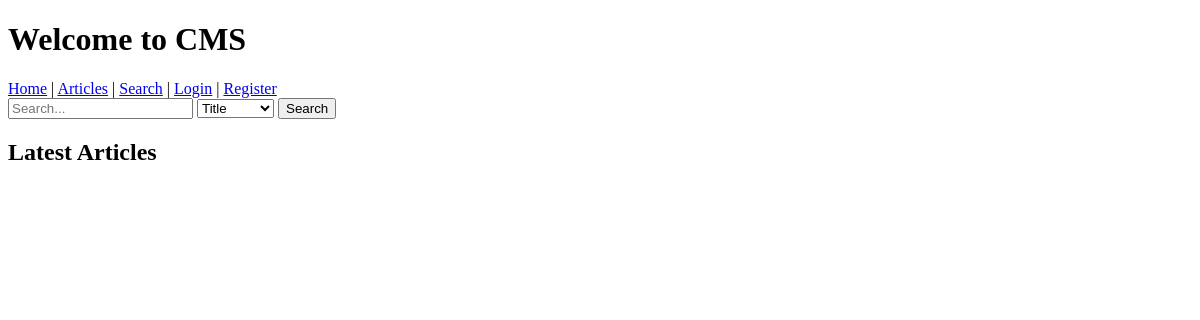
/cmsapp/, run on an earlier commit of the app's database.
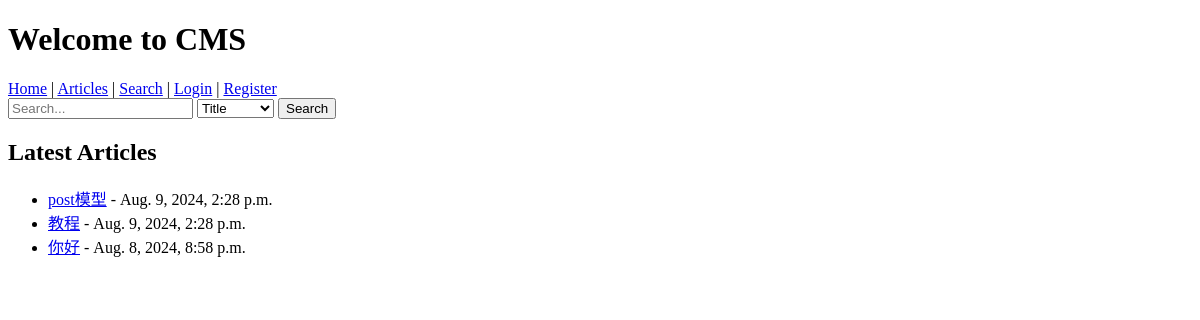
And on a later commit of the database.
### cmsapp/models.py (models this page shows, shortened)
class Item(models.Model):
    title = models.CharField(max_length=200)
    content = models.TextField()
    category = models.ForeignKey(Category, on_delete=models.CASCADE)
    pub_date = models.DateTimeField(auto_now_add=True)

### cmsapp/views.py (the view)
# urls.py: path('', views.index, name='index'),
def index(request):
    items = Item.objects.all().order_by('-pub_date')
    paginator = Paginator(items, 5)  # Show 5 items per page.
    page_number = request.GET.get('page')
    page_obj = paginator.get_page(page_number)
    context = {
        'items': page_obj,
        'is_paginated': page_obj.has_other_pages(),
        'page_obj': page_obj,
    }
    return render(request, 'cms/index.html', context)

### cmsapp/templates/cms/index.html (shortened to what this page needs)
<!DOCTYPE html>
<html>
<head>
</head>
<body>
    <h1>Welcome to CMS</h1>
    <nav>
        <a href="{% url 'index' %}">Home</a> |
        <a href="{% url 'item_list' %}">Articles</a> |
        <a href="{% url 'search' %}">Search</a> |
        {% if user.is_authenticated %}
            <a href="{% url 'logout' %}">Logout</a> |
            <a href="{% url 'item_create' %}">New Article</a>
        {% else %}
            <a href="{% url 'login' %}">Login</a> |
            <a href="{% url 'register' %}">Register</a>
        {% endif %}
    </nav>
    <form method="get" action="{% url 'search' %}">
        <input type="text" name="q" placeholder="Search...">
        <select name="filter_by">
            <option value="title">Title</option>
        </select>
        <button type="submit">Search</button>
    </form>
    <h2>Latest Articles</h2>
    <ul>
        {% for item in items %}
            <li><a href="{% url 'item_detail' item.id %}">{{ item.title }}</a> - {{ item.pub_date }}</li>
        {% endfor %}
    </ul>
</body>
</html>

What changed in the data, as far as the page shows it:
added Item: title "post模型", pub_date "Aug. 9, 2024, 2:28 p.m."
added Item: title "教程", pub_date "Aug. 9, 2024, 2:28 p.m."
added Item: title "你好", pub_date "Aug. 8, 2024, 8:58 p.m."
